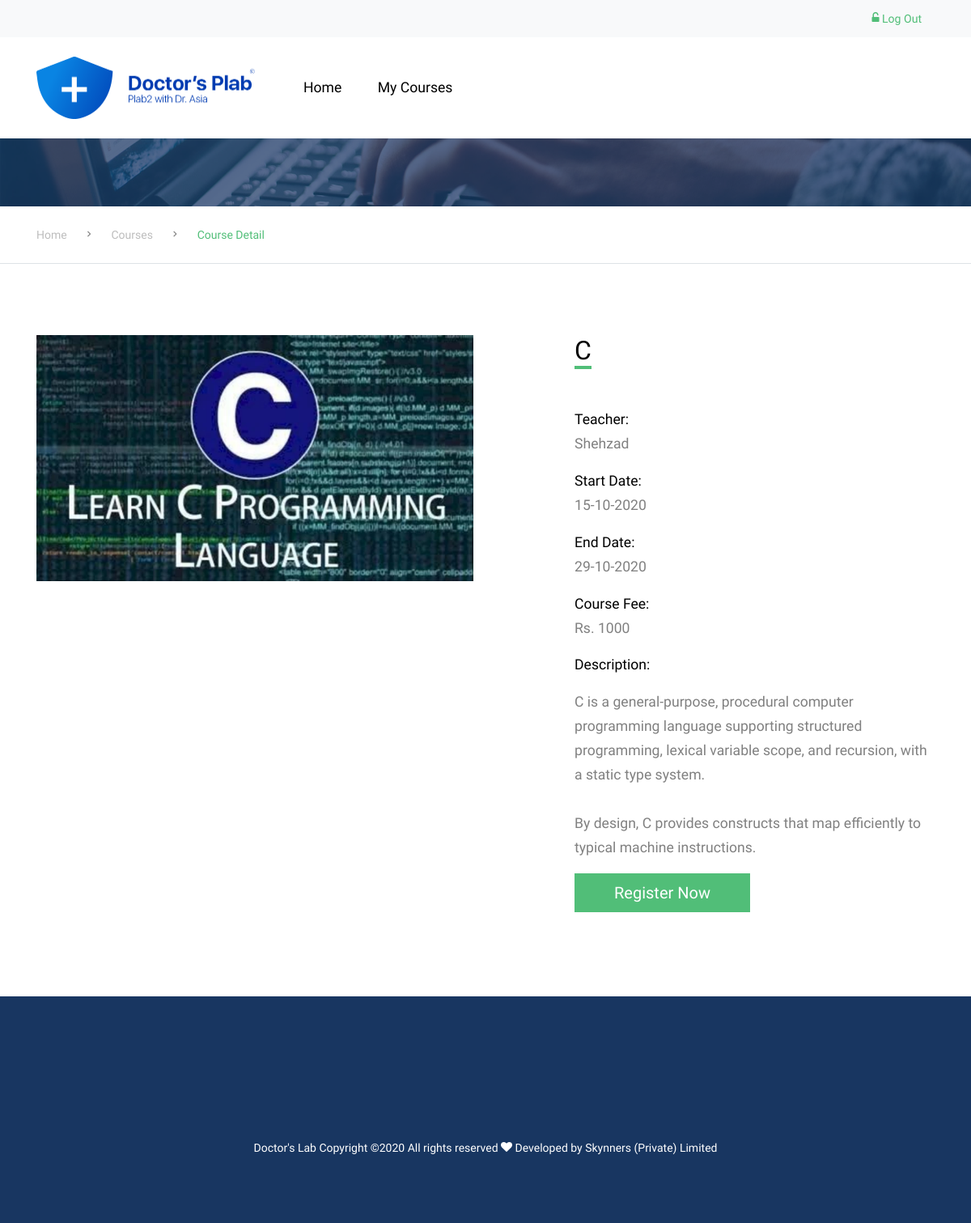
/course-single.php?id=1 (signed in), run on the app's committed database.
### tables this page shows
CREATE TABLE `course` (
  `course_id` int(11) NOT NULL,
  `course_name` varchar(100) NOT NULL,
  `course_instructor` varchar(50) NOT NULL,
  `course_fee` int(11) NOT NULL,
  `course_description` text NOT NULL,
  `starting_date` varchar(11) NOT NULL,
  `course_cover_image` varchar(100) NOT NULL
);

### course-single.php (the view, shortened to what this page needs)
<?php
include('config.php');
?>
<!DOCTYPE html>
<html lang="en">
<head>
  <link rel="stylesheet" href="fonts/icomoon/style.css">
  <link rel="stylesheet" href="css/bootstrap.min.css">
  <link rel="stylesheet" href="css/jquery-ui.css">
  <link rel="stylesheet" href="css/owl.carousel.min.css">
  <link rel="stylesheet" href="css/owl.theme.default.min.css">
  <link rel="stylesheet" href="css/owl.theme.default.min.css">
  <link rel="stylesheet" href="css/jquery.fancybox.min.css">
  <link rel="stylesheet" href="css/bootstrap-datepicker.css">
  <link rel="stylesheet" href="fonts/flaticon/font/flaticon.css">
  <link rel="stylesheet" href="css/aos.css">
  <link href="css/jquery.mb.YTPlayer.min.css" media="all" rel="stylesheet" type="text/css">
  <link rel="stylesheet" href="css/style.css">
</head>
<body data-spy="scroll" data-target=".site-navbar-target" data-offset="300">
  <div class="site-wrap">
    <div class="py-2 bg-light">
      <div class="container">
        <div class="row align-items-center">
          <div class="col-lg-9 d-none d-lg-block">
          </div>
          <div class="col-lg-3 text-right">
            <a href="logout.php" class="small mr-3"><span class="icon-unlock-alt"></span> Log Out</a>
          </div>
        </div>
      </div>
    </div>
    <header class="site-navbar py-4 js-sticky-header site-navbar-target" role="banner">
      <div class="container">
        <div class="d-flex align-items-center">
          <div class="site-logo">
            <a href="courses.php" class="d-block">
            <img src="images/logo.png" alt="Image" height="100px" width=" 270px" class="img-fluid">
            </a>
          </div>
          <div class="mr-auto">
            <nav class="site-navigation position-relative text-right" role="navigation">
              <ul class="site-menu main-menu js-clone-nav mr-auto d-none d-lg-block">
                <li>
                  <a href="courses.php" class="nav-link text-left">Home</a>
                </li>
                <li>
                  <a href="mycourses.php" class="nav-link text-left">My Courses</a>
              </ul>
            </nav>
          </div>
        </div>
      </div>
    </header>
    <div class="site-section ftco-subscribe-1 site-blocks-cover pb-4" style="background-image: url('images/bg_1.jpg')">
        <div class="container">
          <div class="row align-items-end">
            <div class="col-lg-7">
            </div>
          </div>
        </div>
      </div>
    <div class="custom-breadcrumns border-bottom">
      <div class="container">
        <a href="courses.php">Home</a>
        <span class="mx-3 icon-keyboard_arrow_right"></span>
        <a href="mycourses.php">Courses</a>
        <span class="mx-3 icon-keyboard_arrow_right"></span>
        <span class="current">Course Detail</span>
      </div>
    </div>
    <div class="site-section">
        <div class="container">
        	<?php
        		if(isset($_GET['id'])) {
        			$id = $_GET['id'];
        			$query = "SELECT * FROM course where course_id = $id";
			    	$rows = mysqli_query($con, $query);
			    	if(mysqli_num_rows($rows) === 1) {
			    		$row = mysqli_fetch_assoc($rows);
			       		$course_cover_image = $row['course_cover_image'];
			    	?>
			    		<div class="row">
			                <div class="col-md-6 mb-4">
			                    <p>
			                        <img src="admin/course_cover_images/<?php echo $id ?>/<?php echo $course_cover_image ?>" alt="admin/course_cover_images/<?php echo $id ?>/<?php echo $course_cover_image ?>" class="img-fluid">
			                    </p>
			                </div>
			                <div class="col-lg-5 ml-auto align-self-center">
			                        <h2 class="section-title-underline mb-5">
			                            <span><?php echo $row['course_name']; ?></span>
			                        </h2>
			                        <p><strong class="text-black d-block">Teacher:</strong> <?php echo $row['course_instructor']; ?></p>
			                        <p><strong class="text-black d-block">Start Date:</strong> <?php $row['starting_date'] = date("d-m-Y", strtotime($row['starting_date'])); echo $row['starting_date']; ?></p>
			                        <p><strong class="text-black d-block">End Date:</strong><?php $date = strtotime("14 day", strtotime($row['starting_date'])); $date = date("d-m-Y", $date); echo $date; ?></p>
			                        <p><strong class="text-black d-block">Course Fee:</strong>Rs. <?php echo $row['course_fee']; ?></p>
			                        <p><strong class="text-black d-block">Description:</strong></p>
			                        <p style = "white-space: pre-line;"><?php echo $row['course_description']; ?></p>
			                        <p>
			                            <a href="#" class="btn btn-primary rounded-0 btn-lg px-5">Register Now</a>
			                        </p>
			                    </div>
			            </div>
			    <?php }
        		}
        	?>
        </div>
    </div>
      <div class="footer">
        <div class="container">
          <div class="row">
            <div class="col-12">
              <div class="copyright">
                  <p>
                      Doctor's Lab Copyright  &copy;<script>document.write(new Date().getFullYear());</script> All rights reserved  <i class="icon-heart" aria-hidden="true"></i><a href="www.skynners.com" target="_blank" > </a>
                      <a href="https://www.skynners.com/" style="color: white;"> Developed by Skynners (Private) Limited </a>
                      </p>
              </div>
            </div>
          </div>
        </div>
      </div>
  </div>
</body>
</html>

### css/style.css (style rules this page uses)
body { line-height: 1.7; color: gray; font-weight: 300; font-size: 1.1rem; }
a { -webkit-transition: .3s all ease; -o-transition: .3s all ease; transition: .3s all ease; }
h1, h2, h3, h4, h5, .h1, .h2, .h3, .h4, .h5 { font-family: "Muli", -apple-system, BlinkMacSystemFont, "Segoe UI", Roboto, "Helvetica Neue", Arial, sans-serif, "Apple Color Emoji", "Segoe UI Emoji", "Segoe UI Symbol", "Noto Color Emoji"; }
.text-black { color: #000 !important; }
.site-wrap:before { display: none; -webkit-transition: .3s all ease-in-out; -o-transition: .3s all ease-in-out; transition: .3s all ease-in-out; background: rgba(0, 0, 0, 0.6); content: ""; position: absolute; z-index: 2000; top: 0; left: 0; right: 0; bottom: 0; opacity: 0; visibility: hidden; }
.site-section { padding: 2.5em 0; }
@media (min-width: 768px) { .site-section { padding: 5em 0; } }
.site-logo { position: relative; font-weight: 900; font-size: 1.3rem; }
.site-logo a { color: #000; }
.site-navbar { margin-bottom: 0px; z-index: 1999; position: absolute; width: 100%; }
.site-navbar .site-navigation .site-menu { margin-bottom: 0; }
.site-navbar .site-navigation .site-menu a { text-decoration: none !important; display: inline-block; }
.site-navbar .site-navigation .site-menu > li { display: inline-block; }
.site-navbar .site-navigation .site-menu > li > a { padding: 20px 20px; color: #000; display: inline-block; text-decoration: none !important; }
.site-mobile-menu .site-nav-wrap { padding: 0; margin: 0; list-style: none; position: relative; }
.site-mobile-menu .site-nav-wrap a { padding: 10px 20px; display: block; position: relative; color: #212529; }
.site-mobile-menu .site-nav-wrap li { position: relative; display: block; }
.site-mobile-menu .site-nav-wrap > li { display: block; position: relative; float: left; width: 100%; }
.site-mobile-menu .site-nav-wrap > li > a { padding-left: 20px; font-size: 20px; }
.sticky-wrapper + .site-blocks-cover { margin-top: 96px; }
.sticky-wrapper .site-navbar { -webkit-transition: .3s all ease; -o-transition: .3s all ease; transition: .3s all ease; background: #fff; }
.sticky-wrapper .site-navbar .site-logo a { color: #000; }
.sticky-wrapper .site-navbar .site-menu > li { display: inline-block; }
.custom-breadcrumns { padding: 20px 0; }
.custom-breadcrumns span, .custom-breadcrumns a { font-size: 14px; }
.custom-breadcrumns a { display: inline-block; color: #bdbdbd; }
.custom-breadcrumns .current { color: #51be78; }
.section-title-underline { color: #000; }
.section-title-underline span { display: inline-block; border-bottom: 4px solid #51be78; }
.footer { padding: 4rem 0; background: #183661; font-size: 14px; color: #fff; }
.footer .copyright { color: #fff; padding-top: 7rem; text-align: center; }
.ftco-subscribe-1 { background-size: cover; background-position: center center; background-repeat: no-repeat; position: relative; }
.ftco-subscribe-1:before { position: absolute; content: ""; background: #183661; opacity: .7; z-index: 1; top: 0; left: 0; right: 0; bottom: 0; }
.ftco-subscribe-1 > .container { position: relative; z-index: 2; }

### data on the page
course: course_cover_image (picture), course_name "C", course_instructor "Shehzad", course_fee "1000", course_description "C is a general-purpose, procedural computer programming language supporting structured programming, lexical variable scope, and recursion, with a static type system. By design, C provides constructs that map efficiently to typical machine instructions."

### other printed values
$row['starting_date'] "15-10-2020"
$date "29-10-2020"
